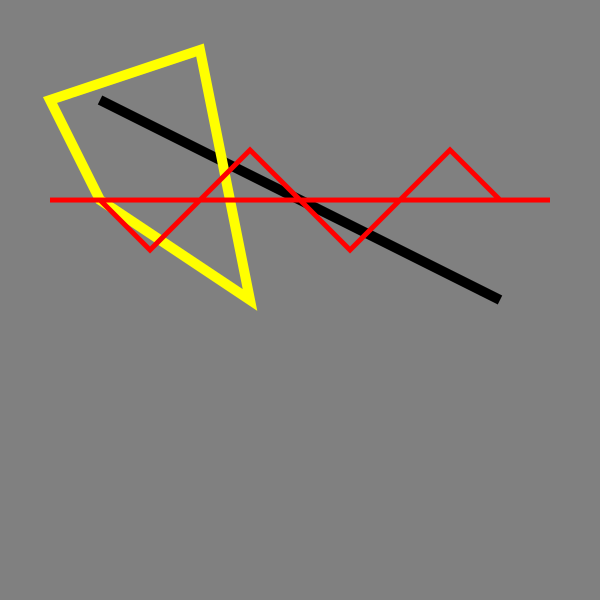

Write Python code to recreate this figure.
import cairo

surface = cairo.ImageSurface(cairo.FORMAT_RGB24, 600, 600)
ctx = cairo.Context(surface)
ctx.set_source_rgb(0.5, 0.5, 0.5)
ctx.paint()

# Drawing lines
ctx.move_to(100, 100) # setting start coordinate
ctx. line_to(500, 300) # setting other coordinates
ctx.set_source_rgb(0,0,0)
ctx.set_line_width(10)
ctx.stroke() # a it is a line use stroke

# Closed polygon
ctx.move_to(50, 100)  # A
ctx.line_to(200,50)   # B
ctx.line_to(250, 300) # C
ctx.line_to(100,200)  # D
ctx.close_path() # adds a line btn last point and first point in path
ctx.set_source_rgb(1,1,0)
ctx.set_line_width(10)
ctx.stroke()

# Open polygon - decorative dividers, symbols, arrows
ctx.move_to(50, 200)
ctx.line_to(100, 200)
ctx.line_to(150, 250)
ctx.line_to(250, 150)
ctx.line_to(350, 250)
ctx.line_to(450, 150)
ctx.line_to(500, 200)
ctx.line_to(550, 200)
ctx.set_source_rgb(1,0,0)
ctx.set_line_width(5)
ctx.stroke()


surface.write_to_png('open_and_closed.png')
